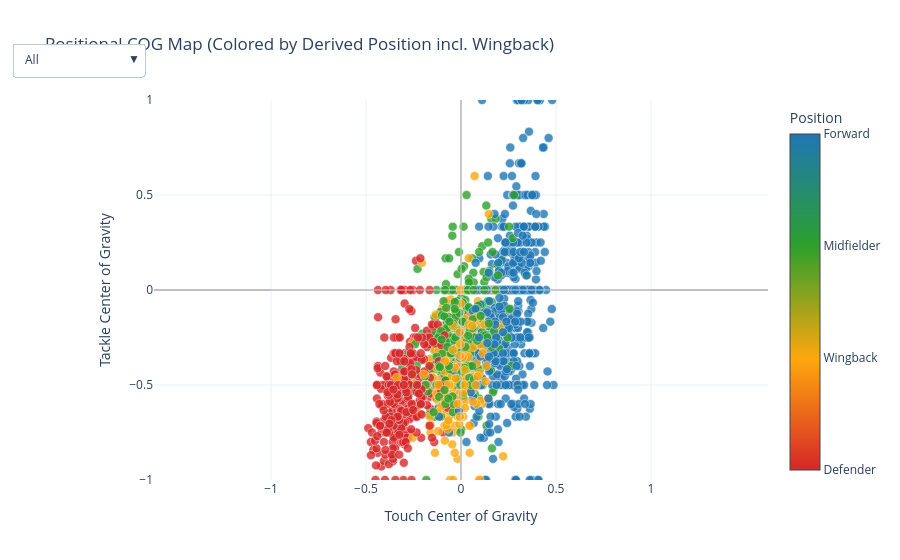

Source (notebook cell):
### Code cell
# Final COG map with our ~refined~ positions, including Wingbacks!
# MARKER_STYLE and position_map are imported from 1b constants, so no redefinition needed.
df = players_filtered.copy()
pos_numeric = df["new_position"].map(position_map)  # throwaway series just for visualization

fig = go.Figure()
fig.add_trace(go.Scatter(
    x=df["Touch COG"], y=df["Tackle COG"], mode="markers",
    marker=dict(color=pos_numeric, **MARKER_STYLE),
    text=df["player"],
    customdata=np.stack([df["team"], df["new_position"]], axis=-1),
    hovertemplate=(
        "<b>%{text}</b><br>Team: %{customdata[0]}<br>Position: %{customdata[1]}<br>"
        "Touch COG: %{x:.2f}<br>Tackle COG: %{y:.2f}<br><extra></extra>"
    ),
))

teams_unique = sorted(df["team"].unique())
buttons = [dict(
    label="All", method="update",
    args=[{
        "x":          [df["Touch COG"]],
        "y":          [df["Tackle COG"]],
        "text":       [df["player"]],
        "customdata": [np.stack([df["team"], df["new_position"]], axis=-1)],
        "marker":     [dict(color=pos_numeric, **MARKER_STYLE)],
    }]
)]
for t in teams_unique:
    mask = df["team"] == t
    buttons.append(dict(
        label=t, method="update",
        args=[{
            "x":          [df.loc[mask, "Touch COG"]],
            "y":          [df.loc[mask, "Tackle COG"]],
            "text":       [df.loc[mask, "player"]],
            "customdata": [np.stack([df.loc[mask, "team"],
                                     df.loc[mask, "new_position"]], axis=-1)],
            "marker":     [dict(color=pos_numeric[mask], **MARKER_STYLE)],
        }]
    ))

axis_cfg = dict(range=[-1,1], tickvals=[-1,-0.5,0,0.5,1],
                zeroline=True, zerolinewidth=1, zerolinecolor="gray")
fig.update_layout(
    updatemenus=[dict(buttons=buttons, direction="down", x=0, y=1.15,
                      showactive=True, pad={"r":10})],
    title='Positional COG Map (Colored by Derived Position incl. Wingback)',
    xaxis=dict(title="Touch Center of Gravity", **axis_cfg),
    yaxis=dict(title="Tackle Center of Gravity", **axis_cfg, scaleanchor="x", scaleratio=1),
    template="plotly_white",
)
fig.add_shape(type="line", x0=-1, x1=1, y0=0, y1=0, line=dict(color="lightgray", width=1))
fig.add_shape(type="line", x0=0, x1=0, y0=-1, y1=1, line=dict(color="lightgray", width=1))
fig.show()
